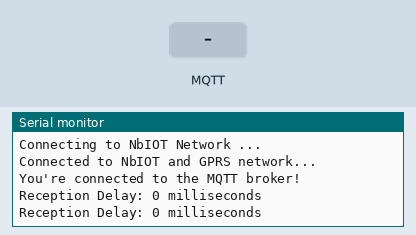
Bench run of a sketch on a simulated Arduino MKR. Parts: the last lines printed to the serial monitor. Inputs (shaded band) come from the test bench. Random numbers use the default seed unless the sketch sets one; no MQTT or app messages arrive unless stated.

Above: at 4.2 s.
4.3 s: MQTT message "1" arrives on the first subscribed topic
At 5.5 s:
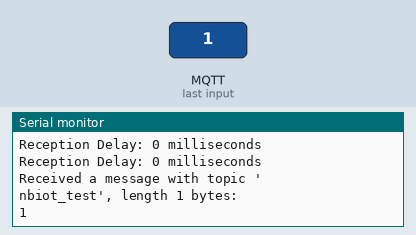
5.8 s: MQTT message "on" arrives on the first subscribed topic
At 7.2 s:
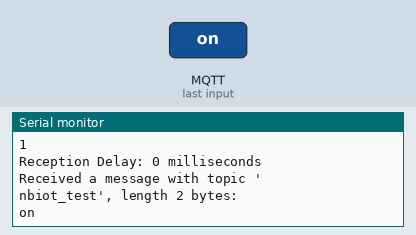
7.8 s: MQTT message "off" arrives on the first subscribed topic
At 8.8 s:
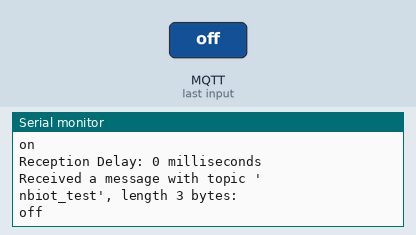

The sketch:

NB-MQTT-Measurement.ino
```cpp
#include <MKRNB.h>
#include <ArduinoMqttClient.h>

const char PINNUMBER[] = "";

//MQTT configurations
const char broker[] = "test.mosquitto.org";
int port = 1883;
const char topic[] = "nbiot_test";
const char idListTopic[] = "nbiot_test_ids";
const char reception_delay[] = "nbiot_delay";

NBClient client;
GPRS gprs;
NB nbAccess;

MqttClient mqttClient(client);


int maxIds;             // Maximum number of IDs to store

char *messageIds; // Single string for message IDs
int numMessagesSent = 0;

unsigned long startTime = 0;
unsigned long sendTime = 0;
unsigned long receptionDelay = 0;

// Mission parameters
const int idLength = 6; // Adjust the length as needed
unsigned long messageInterval = 1000; // Interval between messages in milliseconds
unsigned long duration = 60000;       // Duration in milliseconds


void setup() {
  Serial.begin(9600);
  while (!Serial);

  boolean connected = false;
  while (!connected) {
    Serial.println("Connecting to NbIOT Network ... ");
    if ((nbAccess.begin(PINNUMBER) == NB_READY) &&
        (gprs.attachGPRS() == GPRS_READY)) {
      connected = true;
      Serial.println("Connected to NbIOT and GPRS network...");
    } else {
      Serial.println("Not connected");
      delay(1000);
    }
  }

  if (!mqttClient.connect(broker, port)) {
    Serial.print("MQTT connection failed! Error code = ");
    Serial.println(mqttClient.connectError());
    while (1);
  }

  Serial.println("You're connected to the MQTT broker!");

  mqttClient.onMessage(onMqttMessage);

  // Subscribe to the topic for receiving ACKs or other messages related to the ID list
  //mqttClient.subscribe(idListTopic);
  mqttClient.subscribe(topic);

  startTime = millis(); // Record the start time

  // Calculate maxIds based on duration and messageInterval
  maxIds = duration / messageInterval;

  // Allocate memory for messageIds
  messageIds = (char *)malloc((idLength + 1) * maxIds * sizeof(char));
  messageIds[0] = '\0'; // Initialize the string
}

void loop() {
  mqttClient.poll();
  unsigned long currentTime = millis();
  unsigned long elapsedTime = currentTime - startTime;

  if (elapsedTime >= duration) {
    if (numMessagesSent > 0) {
      Serial.println("Duration elapsed, sending the list of IDs.");
      sendIdList();
    }
    return;
  }

  if (currentTime - sendTime >= messageInterval) {
    sendTime = currentTime;

    // Generate unique ID for this message
    char messageId[idLength + 1];
    generateUniqueId(messageId, idLength);

    // Append the ID to the messageIds string
    if (numMessagesSent > 0) {
      strcat(messageIds, " ");
    }
    strcat(messageIds, messageId);

    // Send the message with the ID as payload
    mqttClient.beginMessage(topic);
    mqttClient.print(messageId);
    mqttClient.endMessage();

    numMessagesSent++;

    // Calculate reception delay
    receptionDelay = millis() - sendTime;
    Serial.print("Reception Delay: ");
    Serial.print(receptionDelay);
    Serial.println(" milliseconds");
  }
}

void onMqttMessage(int messageSize) {
  // We received a message, print out the topic and contents
  Serial.println("Received a message with topic '");
  Serial.print(mqttClient.messageTopic());
  Serial.print("', length ");
  Serial.print(messageSize);
  Serial.println(" bytes:");

  // Use the Stream interface to print the contents
  while (mqttClient.available()) {
    Serial.print((char)mqttClient.read());
  }
  Serial.println();

  mqttClient.poll();
  delay(2000);
  mqttClient.beginMessage(reception_delay);
  mqttClient.print(receptionDelay);
  mqttClient.endMessage();

  Serial.println();
}

void generateUniqueId(char *buffer, int length) {
  const char charset[] = "0123456789ABCDEFGHIJKLMNOPQRSTUVWXYZabcdefghijklmnopqrstuvwxyz";
  for (int i = 0; i < length; i++) {
    buffer[i] = charset[random(sizeof(charset) - 1)];
  }
  buffer[length] = '\0';
}

void sendIdList() {
  // Send the list of IDs to a separate topic
  mqttClient.beginMessage(idListTopic);
  mqttClient.print(messageIds);
  mqttClient.endMessage();

  // Clear the messageIds string
  messageIds[0] = '\0';

  numMessagesSent = 0;
}
```

Measured:
- after the input at 4.3 s, the serial monitor: prints a new line at once (image 1)
- after the input at 5.8 s, the serial monitor: prints a new line after 0.50 s (image 2)
- after the input at 7.8 s, the serial monitor: prints a new line after 0.50 s (image 3)
